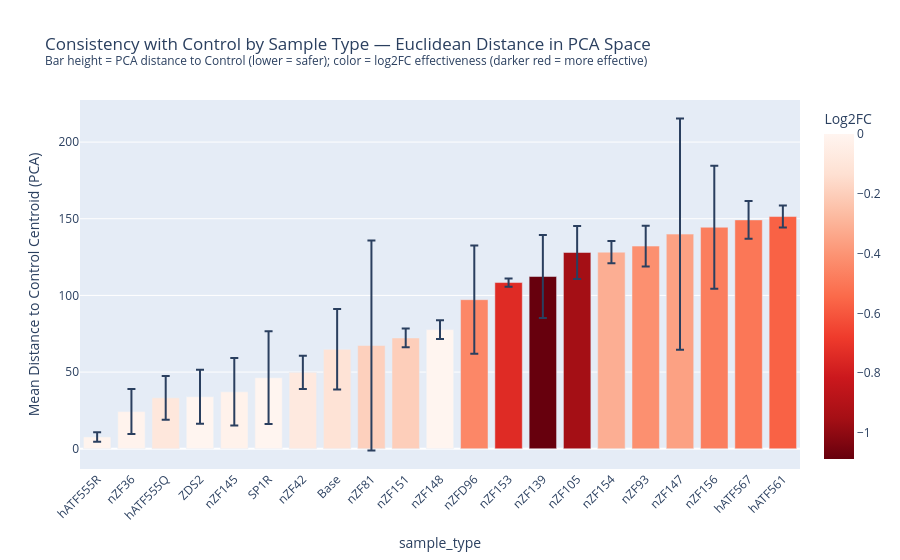

The cell this chart's notebook holds for it:
### Markdown cell above
Using the average of both controls, nZFD96 is likely consistently closest with a log2FC of -0.45 implying the treatment decreased  by roughly 27%.

### Code cell
# Euclidean distance of each sample to the Control centroid in PCA space
control_centroid = pca_df[pca_df['sample_type'] == 'Control'][['PC1', 'PC2']].mean()

pca_df['dist_to_control'] = np.sqrt(
    (pca_df['PC1'] - control_centroid['PC1'])**2 +
    (pca_df['PC2'] - control_centroid['PC2'])**2
)

# Mean ± std distance per sample type, sorted closest first (excluding Control)
dist_summary = (
    pca_df[pca_df['sample_type'] != 'Control']
    .groupby('sample_type')['dist_to_control']
    .agg(mean_dist='mean', std_dist='std', n='count')
    .sort_values('mean_dist')
)
dist_summary['log2FC'] = log2fc.reindex(dist_summary.index)

fig5 = px.bar(
    dist_summary,
    x=dist_summary.index,
    y='mean_dist',
    error_y='std_dist',
    color='log2FC',
    color_continuous_scale='Reds_r',
    range_color=[log2fc.min(), 0],
    labels={'x': 'Treatment', 'mean_dist': 'Mean Distance to Control Centroid (PCA)', 'log2FC': 'Log2FC'},
    title='Consistency with Control by Sample Type — Euclidean Distance in PCA Space'
          '<br><sup>Bar height = PCA distance to Control (lower = safer); color = log2FC effectiveness (darker red = more effective)</sup>',
)
fig5.update_layout(xaxis_tickangle=-45)
fig5.show()

# dist_summary

### Figure 1 — Plotly figure (JSON) as saved in the notebook; plotly's stock layout.template omitted (floating-point values rounded to 4 significant figures)
{"data": [{"error_y": {"array": [3.132, 14.63, 14.32, 17.59, 21.96, 30.25, 10.87, 26.24, 68.53, 6.109, 6.133, 35.32, 2.686, 27.06, 17.3, 7.249, 13.3, 75.42, 40.1, 12.32, 7.164]}, "hovertemplate": "sample_type=%{x}<br>Mean Distance to Control Centroid (PCA)=%{y}<br>Log2FC=%{marker.color}<extra></extra>", "legendgroup": "", "marker": {"color": [-0.009222, -0.0158, -0.09284, 0.027, -0.02072, 0.07856, -0.07928, -0.1192, -0.1952, -0.2021, 0.02421, -0.4455, -0.74, -1.088, -0.9544, -0.3135, -0.4157, -0.3588, -0.4773, -0.5012, -0.5673], "coloraxis": "coloraxis", "pattern": {"shape": ""}}, "name": "", "orientation": "v", "showlegend": false, "textposition": "auto", "type": "bar", "x": ["hATF555R", "nZF36", "hATF555Q", "ZDS2", "nZF145", "SP1R", "nZF42", "Base", "nZF81", "nZF151", "nZF148", "nZFD96", "nZF153", "nZF139", "nZF105", "nZF154", "nZF93", "nZF147", "nZF156", "hATF567", "hATF561"], "xaxis": "x", "y": [7.66, 24.26, 33.2, 33.95, 37.16, 46.34, 49.82, 64.85, 67.35, 72.27, 77.72, 97.2, 108.4, 112.3, 128.0, 128.2, 132.2, 140.0, 144.4, 149.2, 151.4], "yaxis": "y"}], "layout": {"barmode": "relative", "coloraxis": {"cmax": 0, "cmin": -1.088, "colorbar": {"title": {"text": "Log2FC"}}, "colorscale": [[0, "rgb(103,0,13)"], [0.125, "rgb(165,15,21)"], [0.25, "rgb(203,24,29)"], [0.375, "rgb(239,59,44)"], [0.5, "rgb(251,106,74)"], [0.625, "rgb(252,146,114)"], [0.75, "rgb(252,187,161)"], [0.875, "rgb(254,224,210)"], [1, "rgb(255,245,240)"]]}, "legend": {"tracegroupgap": 0}, "title": {"text": "Consistency with Control by Sample Type — Euclidean Distance in PCA Space<br><sup>Bar height = PCA distance to Control (lower = safer); color = log2FC effectiveness (darker red = more effective)</sup>"}, "xaxis": {"anchor": "y", "domain": [0, 1], "tickangle": -45, "title": {"text": "sample_type"}}, "yaxis": {"anchor": "x", "domain": [0, 1], "title": {"text": "Mean Distance to Control Centroid (PCA)"}}}}
